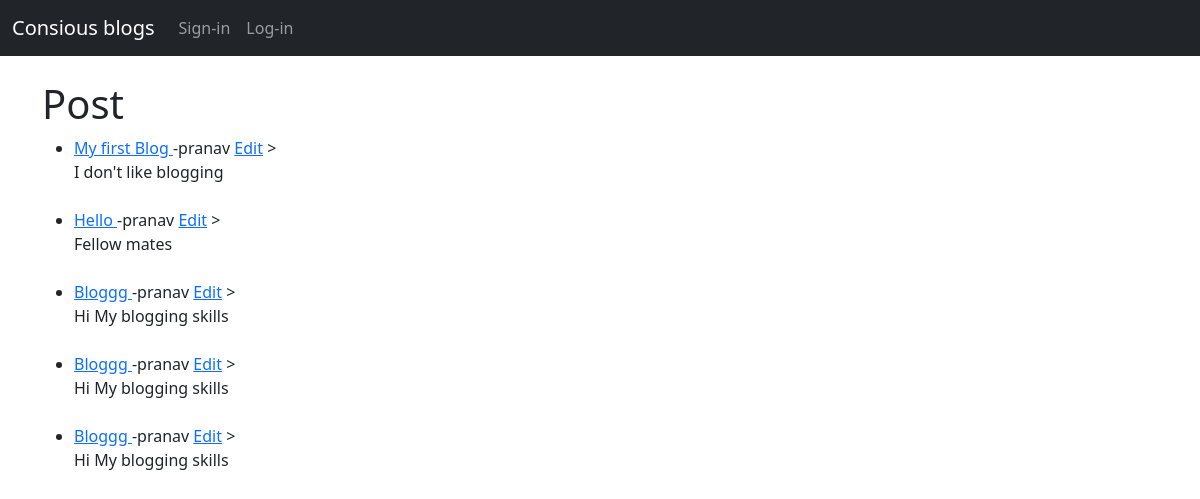
The page / on the database its author committed.
### myblog/models.py (models this page shows, shortened)
class Post(models.Model):
    title= models.CharField(max_length=270)
    author= models.ForeignKey(User,on_delete=models.CASCADE)
    body=models.TextField()

### myblog/views.py (the view)
# urls.py: path('',HomeView.as_view(), name="home"),
class HomeView(ListView):
     model = Post
     template_name = 'home.html'

### myblog/templates/home.html
{% extends 'base.html' %}
{% block content %}
<h1>Post</h1>
<ul>
{%for post in object_list%}
<li><a href ="{% url 'article' post.pk %}">{{post.title}} </a>  -{{post.author}} <a href="{% url 'updatepost' post.pk %}">Edit</a> ><br/>
    {{post.body}}</li>
    <br>
{% endfor%}
</ul>
{% endblock %}

### myblog/templates/base.html (shortened to what this page needs)
<!doctype html>
<html lang="en">
  <head>
    <link href="https://cdn.jsdelivr.net/npm/bootstrap@5.0.2/dist/css/bootstrap.min.css" rel="stylesheet">
  </head>
  <body>
    <nav class="navbar navbar-expand-lg navbar-dark bg-dark">
        <div class="container-fluid">
          <a class="navbar-brand" href="{% url 'home'%}">Consious blogs</a>
          <div class="collapse navbar-collapse" id="navbarSupportedContent">
            <ul class="navbar-nav me-auto mb-2 mb-lg-0">
              {% if user.is_authenticated %}
              <li class="nav-item">
                <a class="nav-link active" aria-current="page" href="#">Home</a>
              </li>
              <li class="nav-item">
                <a class="nav-link" href="{% url 'addblog'%}">Post</a>
              </li>
              <li class="nav-item">
                <a class="nav-link" href="{% url 'logout'%}">Log-out</a>
              </li>
              {% else %}
              <li class="nav-item">
                <a class="nav-link" href="{% url 'register'%}">Sign-in</a>
              </li>
              <li class="nav-item">
                <a class="nav-link" href="{% url 'login'%}">Log-in</a>
              </li>
              {% endif %}
            </ul>
          </div>
        </div>
      </nav>
    <br/>
   <div class="container">
    {% block content %}
    {% endblock  %}
   </div>
  </body>
</html>

### rows shown on the page
Post: title "My first Blog", author "pranav", body "I don't like blogging"
Post: title "Hello", author "pranav", body "Fellow mates"
Post: title "Bloggg", author "pranav", body "Hi My blogging skills"
Post: title "Bloggg", author "pranav", body "Hi My blogging skills"
Post: title "Bloggg", author "pranav", body "Hi My blogging skills"
